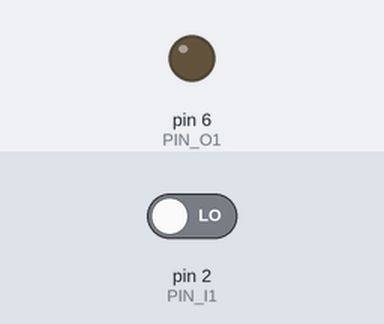
Bench run of a sketch on a simulated Arduino Uno, built with avr-gcc and run on an emulated ATmega328P. Parts: output pins drawn as LEDs (lit = HIGH). Inputs (shaded band) come from the test bench; at power-on: pin 2 (PIN_I1) LOW.

Above: at 1.2 s.
1.3 s: pin 2 (PIN_I1) driven HIGH
At 2.5 s:
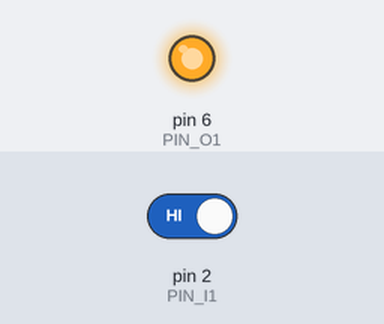
2.8 s: pin 2 (PIN_I1) driven LOW
At 3.7 s:
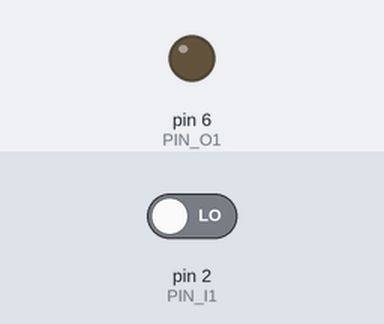
Timing chart, 0 to 5.8 s (numbered marks = the images above; inputs shaded):
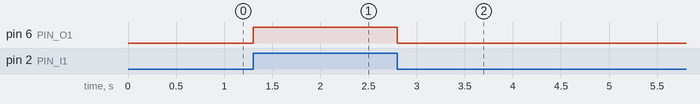

Measured:
- after the input at 1.3 s, pin 6 (PIN_O1): LOW → HIGH at once
- after the input at 2.8 s, pin 6 (PIN_O1): HIGH → LOW at once

The sketch:

fro_trial2.ino
```cpp
#include <Servo.h>

#define PIN_O1 6
#define PIN_I1 2

int a;

void setup()
{
  pinMode( PIN_O1, OUTPUT);
  pinMode( PIN_I1, INPUT );
}


void loop()
{

  a = digitalRead ( PIN_I1 );

  digitalWrite( PIN_O1, a );
//  delay( 1000 );
//  digitalWrite( PIN_O1, HIGH );
//  delay( 1000 );
}
```
